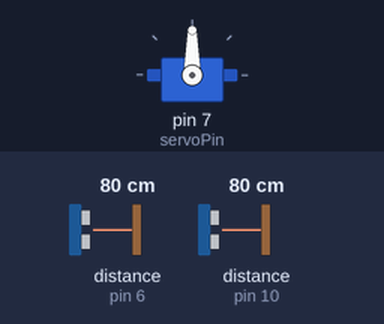
Recording of a sketch running on a simulated Arduino Uno, built with avr-gcc and run on an emulated ATmega328P. Shown: servo. Wiring (inferred from the names in the program): 2 × ultrasonic range finder: trigger pin 5, echo pin 6 / trigger pin 9, echo pin 10. The inputs (shaded band) are chosen by the test bench; at power-on: distance to the obstacle (sensors on pin 6, pin 10) 80 cm. The echo pulse lasts 58.3 µs per cm; what the sketch prints to the serial monitor is not drawn.

Above: at 1.3 s.
1.4 s: distance to the obstacle (sensor on pin 6) set to 23 cm
2.9 s: distance to the obstacle (sensor on pin 6) set to 18 cm
At 4.2 s:
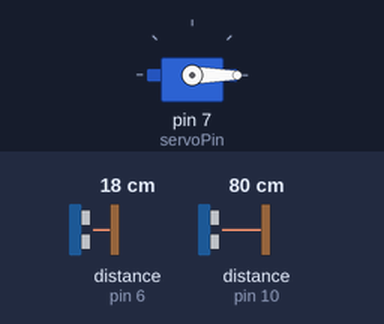
Timing chart, 0 to 13.7 s (numbered marks = the images above; inputs shaded):
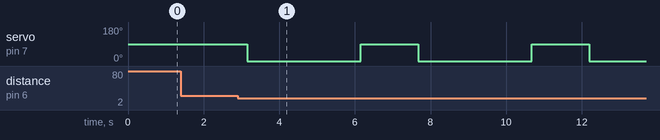

Measured:
- the behaviour switches between 21 and 20 cm on distance to the obstacle (sensor on pin 6) (found by bisection; images 0 and 1)
- after the input at 1.4 s, every drawn part: stays the same
- after the input at 2.9 s, servo on pin 7 (servoPin): alternates 90° for 1.5 s and 0° for 3.0 s, starting after 0.25 s

The sketch:

FINAL.ino
```cpp
#include <Servo.h>

Servo servo;
int trigPin1 = 5;  // Trig pin for lid control sensor
int echoPin1 = 6;  // Echo pin for lid control sensor
int trigPin2 = 9;  // Trig pin for waste level sensor
int echoPin2 = 10;  // Echo pin for waste level sensor
int servoPin = 7;

long duration1, dist1;  // Variables for lid control sensor
long duration2, dist2;  // Variables for waste level sensor

// Dustbin dimensions
const float dustbinHeight = 25.0;  // Height of the dustbin in cm
const float dustbinDiameter = 22.0;  // Diameter of the dustbin in cm
const float dustbinRadius = dustbinDiameter / 2.0;  // Radius of the dustbin in cm

// Constants for weight calculation
const float densityOfTrash = 60.0;  // Density of trash in kg/m^3
const float pi = 3.14159265359;  // Value of pi

float depthOfTrash, trashVolume, weightOfTrash;  // Variables for calculating trash volume and weight

void setup() {
    Serial.begin(9600);
    servo.attach(servoPin);

    pinMode(trigPin1, OUTPUT);
    pinMode(echoPin1, INPUT);
    pinMode(trigPin2, OUTPUT);
    pinMode(echoPin2, INPUT);

    servo.write(90);  // Close the lid on startup
    delay(1);
    servo.detach();
}

void measureDistance(int trigPin, int echoPin, long &duration, long &dist) {
    digitalWrite(trigPin, LOW);
    delayMicroseconds(5);
    digitalWrite(trigPin, HIGH);
    delayMicroseconds(15);
    digitalWrite(trigPin, LOW);
    duration = pulseIn(echoPin, HIGH);
    dist = (duration / 2) / 29.1;  // Convert duration to distance in cm
}

void calculateWeight() {
    // Calculate the depth of the trash inside the dustbin
    depthOfTrash = dustbinHeight - dist2;

    // If the depth of trash is greater than zero, calculate volume and weight
    if (depthOfTrash > 0) {
        trashVolume = pi * pow(dustbinRadius / 100, 2) * (depthOfTrash / 100);  // Volume in m^3
        weightOfTrash = densityOfTrash * trashVolume;  // Weight in kg
    } else {
        weightOfTrash = 0;
    }
}

void loop() {
    // Measure distance from lid control sensor
    measureDistance(trigPin1, echoPin1, duration1, dist1);

    // If an object is within 50 cm, open the lid
    if (dist1 < 20) {
        servo.attach(servoPin);
        delay(1);
        servo.write(0);  // Open the lid
        delay(3000);  // Keep the lid open for 3 seconds
        servo.write(90);  // Close the lid
        delay(1000);
        servo.detach();
    }

    // Measure distance from waste level sensor
    measureDistance(trigPin2, echoPin2, duration2, dist2);

    // Calculate the weight of the trash
    calculateWeight();

    // Display waste level in the Serial Monitor
    if (dist2 > dustbinHeight - 10) {  // Almost empty
        Serial.println("Waste Level: LOW");
    } else if (dist2 > dustbinHeight - 25 && dist2 <= dustbinHeight - 10) {  // Medium level
        Serial.println("Waste Level: MEDIUM");
    } else if (dist2 <= dustbinHeight - 25) {  // Near full
        Serial.println("Waste Level: HIGH");
    }

    Serial.print("Weight of Trash: ");
    Serial.print(weightOfTrash);
    Serial.print(" kg, Waste Level Sensor Distance: ");
    Serial.print(dist2);
    Serial.println(" cm");

    delay(500);  // Delay to avoid rapid triggering
}
```
